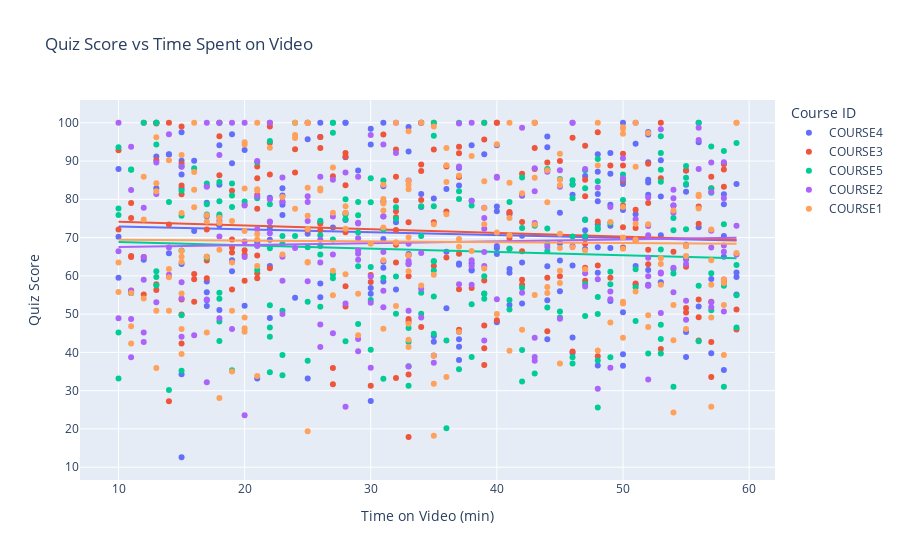

Notebook code for this chart:
### Code cell
fig3 = px.scatter(
    df,
    x='Time on Video (min)',
    y='Quiz Score',
    color='Course ID',
    trendline='ols',
    title='Quiz Score vs Time Spent on Video'
)
fig3.show()

### Figure 1 — Plotly figure (JSON) as saved in the notebook; plotly's stock layout.template omitted (floating-point values rounded to 4 significant figures; data arrays with more than 128 entries replaced by an {"elided": "..."} marker saying what was removed)
{"data": [{"hovertemplate": "Course ID=COURSE4<br>Time on Video (min)=%{x}<br>Quiz Score=%{y}<extra></extra>", "legendgroup": "COURSE4", "marker": {"color": "#636efa", "symbol": "circle"}, "mode": "markers", "name": "COURSE4", "orientation": "v", "showlegend": true, "type": "scatter", "x": {"elided": "203 int values"}, "xaxis": "x", "y": {"elided": "203 float values"}, "yaxis": "y"}, {"hovertemplate": "<b>OLS trendline</b><br>Quiz Score = -0.0746929 * Time on Video (min) + 73.6628<br>R<sup>2</sup>=0.003457<br><br>Course ID=COURSE4<br>Time on Video (min)=%{x}<br>Quiz Score=%{y} <b>(trend)</b><extra></extra>", "legendgroup": "COURSE4", "marker": {"color": "#636efa", "symbol": "circle"}, "mode": "lines", "name": "COURSE4", "showlegend": false, "type": "scatter", "x": {"elided": "203 int values"}, "xaxis": "x", "y": {"elided": "203 float values"}, "yaxis": "y"}, {"hovertemplate": "Course ID=COURSE3<br>Time on Video (min)=%{x}<br>Quiz Score=%{y}<extra></extra>", "legendgroup": "COURSE3", "marker": {"color": "#EF553B", "symbol": "circle"}, "mode": "markers", "name": "COURSE3", "orientation": "v", "showlegend": true, "type": "scatter", "x": {"elided": "192 int values"}, "xaxis": "x", "y": {"elided": "192 float values"}, "yaxis": "y"}, {"hovertemplate": "<b>OLS trendline</b><br>Quiz Score = -0.096753 * Time on Video (min) + 75.0731<br>R<sup>2</sup>=0.005577<br><br>Course ID=COURSE3<br>Time on Video (min)=%{x}<br>Quiz Score=%{y} <b>(trend)</b><extra></extra>", "legendgroup": "COURSE3", "marker": {"color": "#EF553B", "symbol": "circle"}, "mode": "lines", "name": "COURSE3", "showlegend": false, "type": "scatter", "x": {"elided": "192 int values"}, "xaxis": "x", "y": {"elided": "192 float values"}, "yaxis": "y"}, {"hovertemplate": "Course ID=COURSE5<br>Time on Video (min)=%{x}<br>Quiz Score=%{y}<extra></extra>", "legendgroup": "COURSE5", "marker": {"color": "#00cc96", "symbol": "circle"}, "mode": "markers", "name": "COURSE5", "orientation": "v", "showlegend": true, "type": "scatter", "x": {"elided": "210 int values"}, "xaxis": "x", "y": {"elided": "210 float values"}, "yaxis": "y"}, {"hovertemplate": "<b>OLS trendline</b><br>Quiz Score = -0.0878312 * Time on Video (min) + 69.7478<br>R<sup>2</sup>=0.004143<br><br>Course ID=COURSE5<br>Time on Video (min)=%{x}<br>Quiz Score=%{y} <b>(trend)</b><extra></extra>", "legendgroup": "COURSE5", "marker": {"color": "#00cc96", "symbol": "circle"}, "mode": "lines", "name": "COURSE5", "showlegend": false, "type": "scatter", "x": {"elided": "210 int values"}, "xaxis": "x", "y": {"elided": "210 float values"}, "yaxis": "y"}, {"hovertemplate": "Course ID=COURSE2<br>Time on Video (min)=%{x}<br>Quiz Score=%{y}<extra></extra>", "legendgroup": "COURSE2", "marker": {"color": "#ab63fa", "symbol": "circle"}, "mode": "markers", "name": "COURSE2", "orientation": "v", "showlegend": true, "type": "scatter", "x": {"elided": "191 int values"}, "xaxis": "x", "y": {"elided": "191 float values"}, "yaxis": "y"}, {"hovertemplate": "<b>OLS trendline</b><br>Quiz Score = 0.0490524 * Time on Video (min) + 67.0542<br>R<sup>2</sup>=0.001577<br><br>Course ID=COURSE2<br>Time on Video (min)=%{x}<br>Quiz Score=%{y} <b>(trend)</b><extra></extra>", "legendgroup": "COURSE2", "marker": {"color": "#ab63fa", "symbol": "circle"}, "mode": "lines", "name": "COURSE2", "showlegend": false, "type": "scatter", "x": {"elided": "191 int values"}, "xaxis": "x", "y": {"elided": "191 float values"}, "yaxis": "y"}, {"hovertemplate": "Course ID=COURSE1<br>Time on Video (min)=%{x}<br>Quiz Score=%{y}<extra></extra>", "legendgroup": "COURSE1", "marker": {"color": "#FFA15A", "symbol": "circle"}, "mode": "markers", "name": "COURSE1", "orientation": "v", "showlegend": true, "type": "scatter", "x": {"elided": "204 int values"}, "xaxis": "x", "y": {"elided": "204 float values"}, "yaxis": "y"}, {"hovertemplate": "<b>OLS trendline</b><br>Quiz Score = -0.0216813 * Time on Video (min) + 69.6786<br>R<sup>2</sup>=0.000262<br><br>Course ID=COURSE1<br>Time on Video (min)=%{x}<br>Quiz Score=%{y} <b>(trend)</b><extra></extra>", "legendgroup": "COURSE1", "marker": {"color": "#FFA15A", "symbol": "circle"}, "mode": "lines", "name": "COURSE1", "showlegend": false, "type": "scatter", "x": {"elided": "204 int values"}, "xaxis": "x", "y": {"elided": "204 float values"}, "yaxis": "y"}], "layout": {"legend": {"title": {"text": "Course ID"}, "tracegroupgap": 0}, "title": {"text": "Quiz Score vs Time Spent on Video"}, "xaxis": {"anchor": "y", "domain": [0, 1], "title": {"text": "Time on Video (min)"}}, "yaxis": {"anchor": "x", "domain": [0, 1], "title": {"text": "Quiz Score"}}}}
